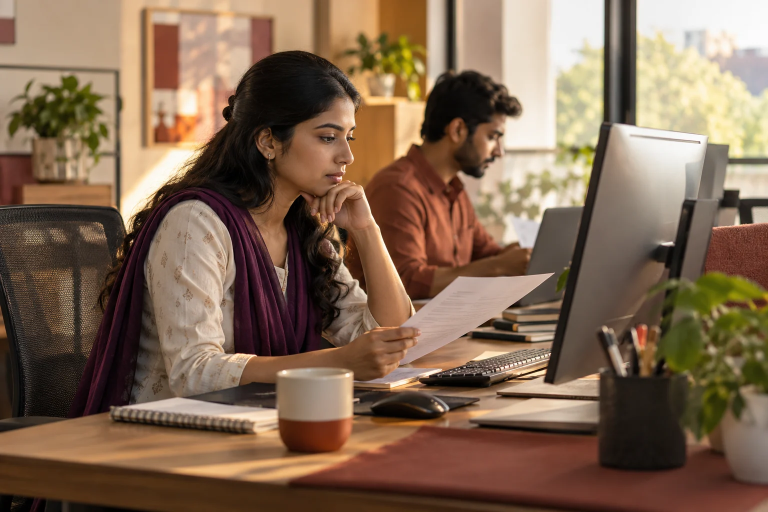
#> input picture dist/images/blog-ai-agent-vs-chatbot.webp, 1536 x 1024 px (shown at 1/2 size); its folder holds 4 pictures in this run
$ python make-heroes.py
#> lines starting #> are read from the running program, lines starting #| are printed output that depends on the picture
"""Derive unique hero backgrounds from the photo library.
Each source photo yields four differently framed crops, so no two pages share a file.
Run: python3 scripts/make-heroes.py (outputs public/images/heroes/<source>-<n>.webp and -768 variants)."""
from PIL import Image, ImageFilter
import glob, os
SRC=sorted(f for f in glob.glob('public/images/*.webp') if '-768' not in f)
OUT='public/images/heroes'
# (scale, anchor-x, anchor-y, mirror) per framing, so crops differ in zoom, position and direction
FRAMES=[(0.56,0.0,0.08,False),(0.68,1.0,0.0,True),(0.5,0.35,1.0,False),(0.62,0.0,1.0,True)]
for f in SRC:
    name=os.path.basename(f)[:-5].replace('blog-','')
    im=Image.open(f).convert('RGB'); W,H=im.size
#> further down, im is the input picture: PIL image 1536x1024 RGB; mean R, G, B 129, 103.4, 81.8
#> after `W, H = im.size`: W = 1536; H = 1024
    for n,(sc,ax,ay,flip) in enumerate(FRAMES,1):
        w,h=int(W*sc),int(H*sc)
        x,y=int(ax*(W-w)),int(ay*(H-h))
        c=im.crop((x,y,x+w,y+h))
        if flip:c=c.transpose(Image.FLIP_LEFT_RIGHT)
        c=c.resize((1536,1024),Image.LANCZOS).filter(ImageFilter.UnsharpMask(1.2,70,2))
        c.save(f'{OUT}/{name}-{n}.webp',quality=78,method=6)
        c.resize((768,512),Image.LANCZOS).save(f'{OUT}/{name}-{n}-768.webp',quality=76,method=6)
#> this loop made 4 passes
#> pass 1, `c=im.crop((x,y,x+w,y+h))`:
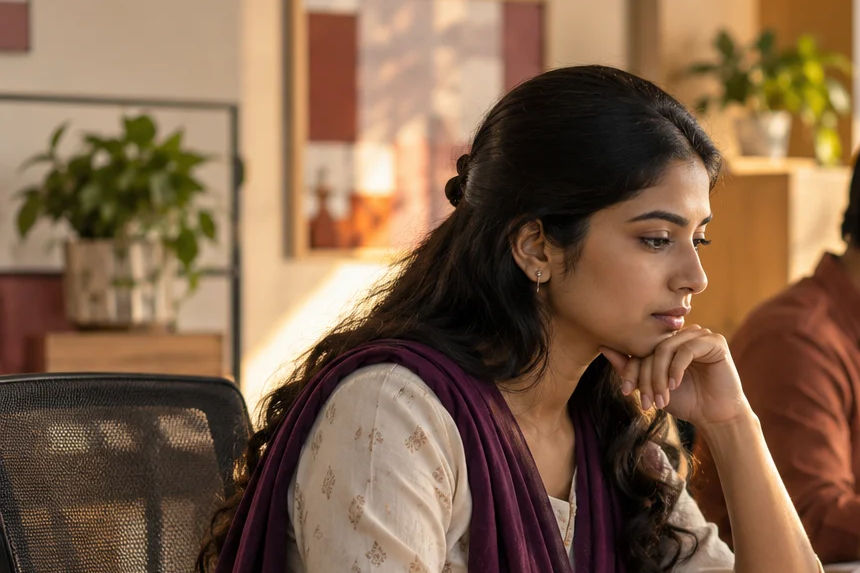
#> c: PIL image 860x573 RGB; mean R, G, B 128, 98.1, 73.5
#> pass 2, `c=im.crop((x,y,x+w,y+h))`:
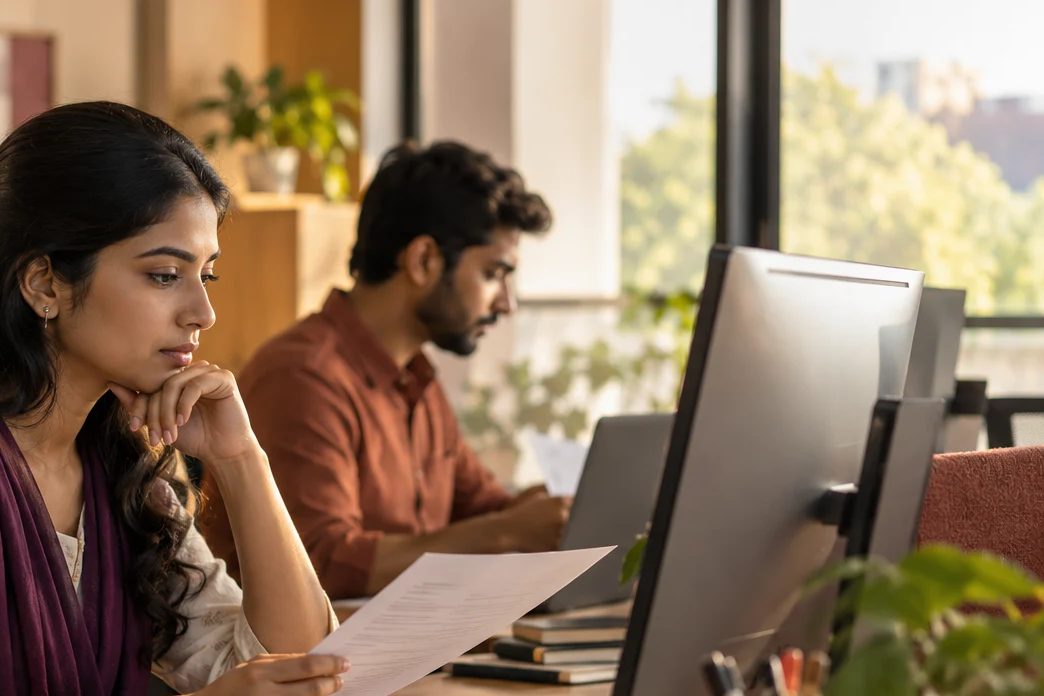
#> c: PIL image 1044x696 RGB; mean R, G, B 143.4, 120.5, 97.7
#> after the loop:
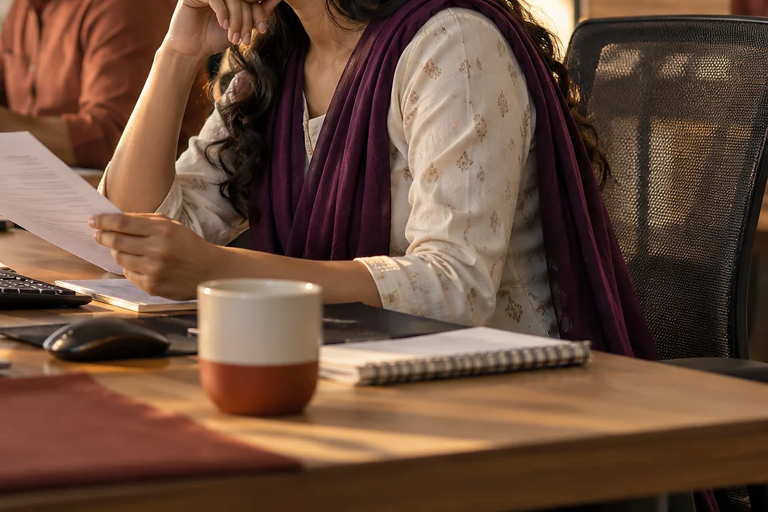
#> c: PIL image 1536x1024 RGB (shown at 1/2 size); mean R, G, B 106.8, 76.9, 59.9
#> pass 2 of the loop `for f in SRC:`:
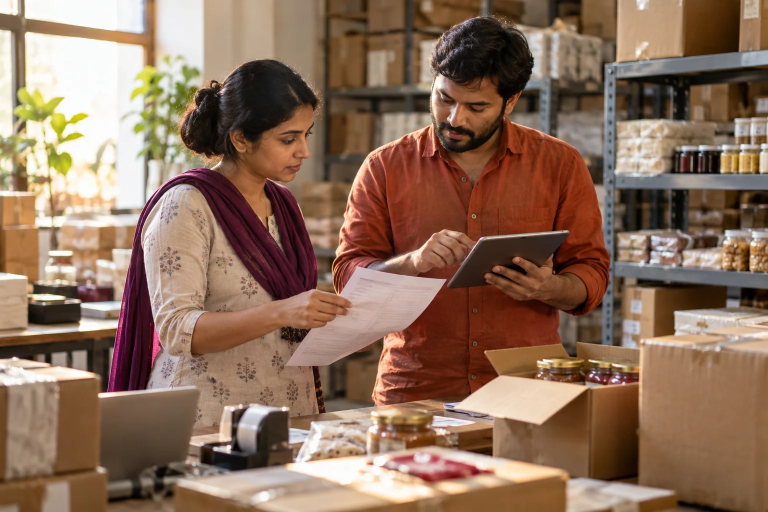
#> input picture dist/images/blog-crm-vs-erp.webp, 1536 x 1024 px (shown at 1/2 size)
#> im is the input picture: PIL image 1536x1024 RGB; mean R, G, B 140.4, 110.7, 90.8
#> the loop `for n,(sc,ax,ay,flip) in enumerate(FRAMES,1):` made 4 passes
#> pass 1, `c=im.crop((x,y,x+w,y+h))`:
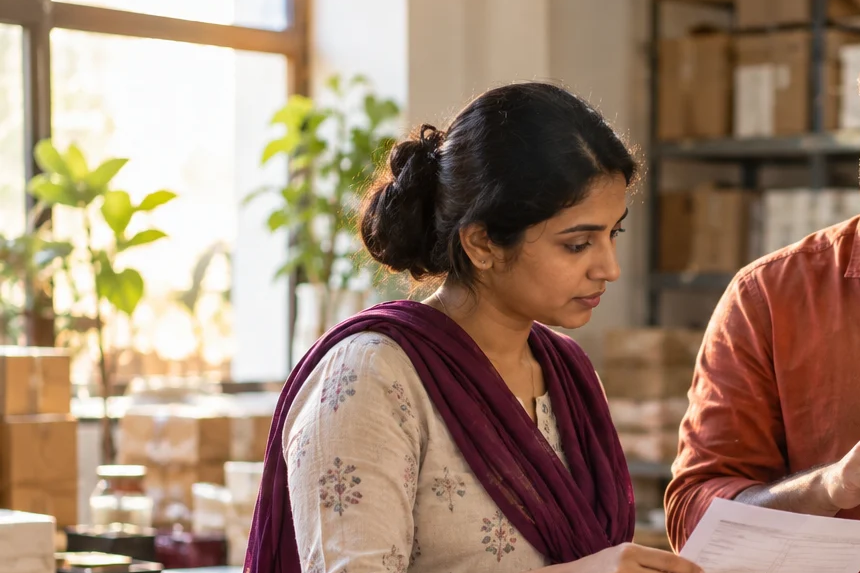
#> c: PIL image 860x573 RGB; mean R, G, B 157.8, 131.6, 111.5
#> after the loop `for n,(sc,ax,ay,flip) in enumerate(FRAMES,1):`:
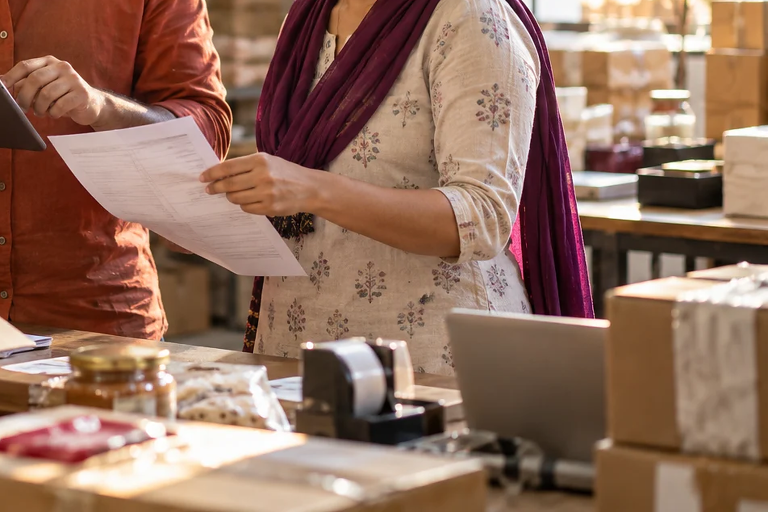
#> c: PIL image 1536x1024 RGB (shown at 1/2 size); mean R, G, B 145.8, 111.4, 94
# Extra framings for the non-editorial photographs; field-note pages use these so their hero
# never shares a source photograph with the article cover shown on the same page.
EXTRA=[(0.5,0.5,0.5),(0.55,0.5,0.0),(0.55,0.5,1.0)]
for f in SRC:
    base=os.path.basename(f)[:-5]
    if base.startswith('blog-'): continue
    im=Image.open(f).convert('RGB'); W,H=im.size
    for n,(sc,ax,ay) in enumerate(EXTRA,5):
        w,h=int(W*sc),int(H*sc); x,y=int(ax*(W-w)),int(ay*(H-h))
        c=im.crop((x,y,x+w,y+h)).resize((1536,1024),Image.LANCZOS).filter(ImageFilter.UnsharpMask(1.2,70,2))
        c.save(f'{OUT}/{base}-{n}.webp',quality=78,method=6)
        c.resize((768,512),Image.LANCZOS).save(f'{OUT}/{base}-{n}-768.webp',quality=76,method=6)
#> pass 2 of the loop `for f in SRC:`:
print('done')
